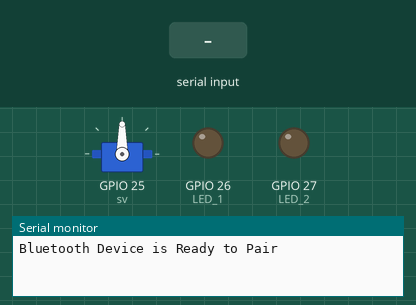
A sketch run on a simulated ESP32. Shown: servo, output pins drawn as LEDs (lit = HIGH), the last lines printed to the serial monitor. The test bench sets the inputs (shaded band). Nothing arrives over Bluetooth unless stated.

Above: at 1.2 s.
1.3 s: "1" received over the second serial link
At 1.7 s:
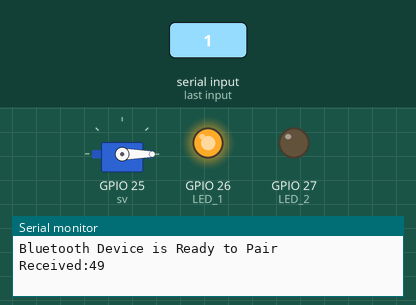
2.8 s: "2" received over the second serial link
At 4.0 s:
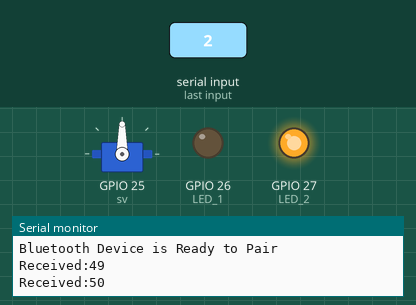
Timing chart, 0 to 5.8 s (numbered marks = the images above; inputs shaded):
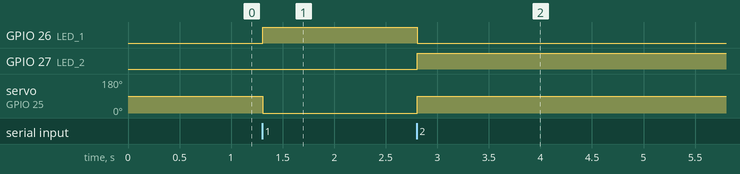

Measured:
- after the input at 1.3 s, GPIO 26 (LED_1): LOW → HIGH at once; servo on GPIO 25 (sv): 90° → 0° at once
- after the input at 2.8 s, GPIO 26 (LED_1): HIGH → LOW at once; GPIO 27 (LED_2): LOW → HIGH at once; servo on GPIO 25 (sv): 0° → 90° at once

The sketch:

Key-Lock.ino
```cpp
#include <Servo.h>
#include "BluetoothSerial.h"

BluetoothSerial ESP_BT;
Servo sv;

int incoming;  //Incoming data from Smart Phone
int LED_1 = 26;
int LED_2 = 27;
int flag = 0;

void setup() {
  Serial.begin(115200);      //Start Serial monitor in 115200
  ESP_BT.begin("Door Kye");  //Name of your Bluetooth Signal
  Serial.println("Bluetooth Device is Ready to Pair");

  pinMode(LED_1, OUTPUT);
  pinMode(LED_2, OUTPUT);
  sv.attach(25);
}

void loop() {

  if (ESP_BT.available())  //Check if we receive anything from Bluetooth
  {
    incoming = ESP_BT.read();  //Read what we recevive
    Serial.print("Received:");
    Serial.println(incoming);


    if (incoming == 49) {
      sv.write(0);
      digitalWrite(LED_1, HIGH);
      digitalWrite(LED_2, LOW);
      ESP_BT.println("Open");
      incoming = NULL;
      delay(10);
    }
    if (incoming == 50) {
      sv.write(90);
      digitalWrite(LED_1, LOW);
      digitalWrite(LED_2, HIGH);
      ESP_BT.println("Close");
      incoming = NULL;
      delay(10);
    }
  }
  delay(20);
}
```
